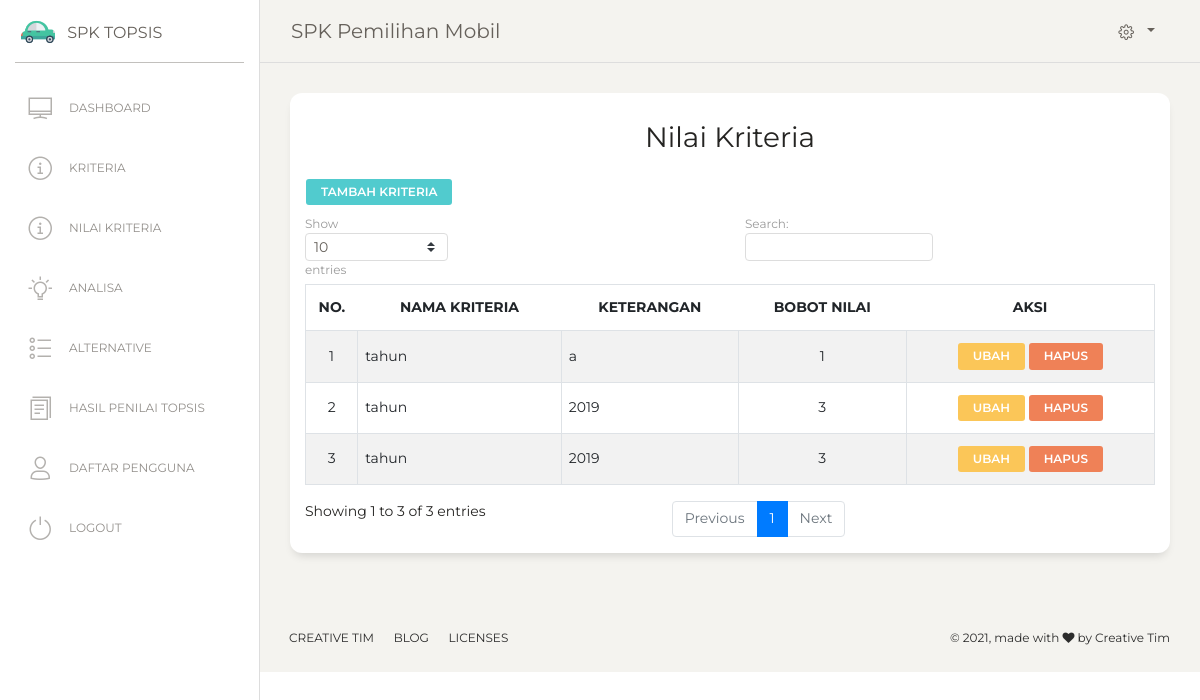
The page /nilaiKriteria.php (signed in) on the database its author committed.
### tables this page shows
CREATE TABLE `tb_nilai_kriteria` (
  `id_tkriteria` int(11) NOT NULL,
  `id_kriteria` int(11) NOT NULL,
  `keterangan` varchar(100) NOT NULL,
  `nkriteria` varchar(15) NOT NULL
);

CREATE TABLE `tb_kriteria` (
  `id_kriteria` int(11) NOT NULL,
  `atribut` varchar(50) NOT NULL,
  `bobot_nilai` varchar(50) NOT NULL,
  `nama_kriteria` varchar(50) NOT NULL
);

### nilaiKriteria.php (the view, shortened to what this page needs)
<?php
include 'header.php';
include 'menu.php';
?>
<div class="content">
  <div class="row">
    <div class="col-md-12">
      <div class="card ">
        <div class="card-header ">
          <h3 class="card-title"><center>Nilai Kriteria</h3>
          <a href="nilaiKriteriaTambah.php" class="btn btn-primary btn-sm">Tambah Kriteria</a>
        <table id="example" class="table table-striped table-bordered" >
            <thead>
                <tr>
                    <th><center>No.</th>
                    <th><center>Nama kriteria</th>
                    <th><center>Keterangan</th>
                    <th><center>Bobot Nilai</th>
                    <th><center>Aksi</th>
                </tr>
            </thead>
            <tbody>
                <?php
                $sql=mysql_query("SELECT * FROM tb_kriteria, tb_nilai_kriteria WHERE tb_kriteria.id_kriteria=tb_nilai_kriteria.id_kriteria");
                $no=1;
                while ($row=mysql_fetch_array($sql)){?>
                  <tr class='td' bgcolor='#FFF'>
                    <td><center><?php echo $no++ ?></td>
                    <td><?php echo $row['nama_kriteria'];?></td>
                    <td><?php echo $row['keterangan'];?></td>
                    <td><center><?php echo $row['nkriteria'];?></td>
                    <td><center>
                        <a class="btn btn-warning btn-sm" href=nilaiKriteriaEdit.php?idk=<?= $row['id_tkriteria'] ?> >Ubah</a>
                        <a href="nilaiKriteriaHapus.php?idk=<?= $row['id_kriteria']; ?>"  class="btn btn-danger btn-sm"
                          onclick="return confirm('Anda yakin Hapus data Kriteria <?= $row['nama_kriteria']; ?> ?')">Hapus</a>
                    </td>
                  </tr>
                <?php }?>
            </tbody>
        </table>
        </div>
      </div>
    </div>
  </div>
</div>
<?php include 'footer.php' ?>

### rows shown on the page
tb_nilai_kriteria: id_kriteria.nama_kriteria "tahun", keterangan "a", nkriteria "1"
tb_nilai_kriteria: id_kriteria.nama_kriteria "tahun", keterangan "2019", nkriteria "3"
tb_nilai_kriteria: id_kriteria.nama_kriteria "tahun", keterangan "2019", nkriteria "3"
